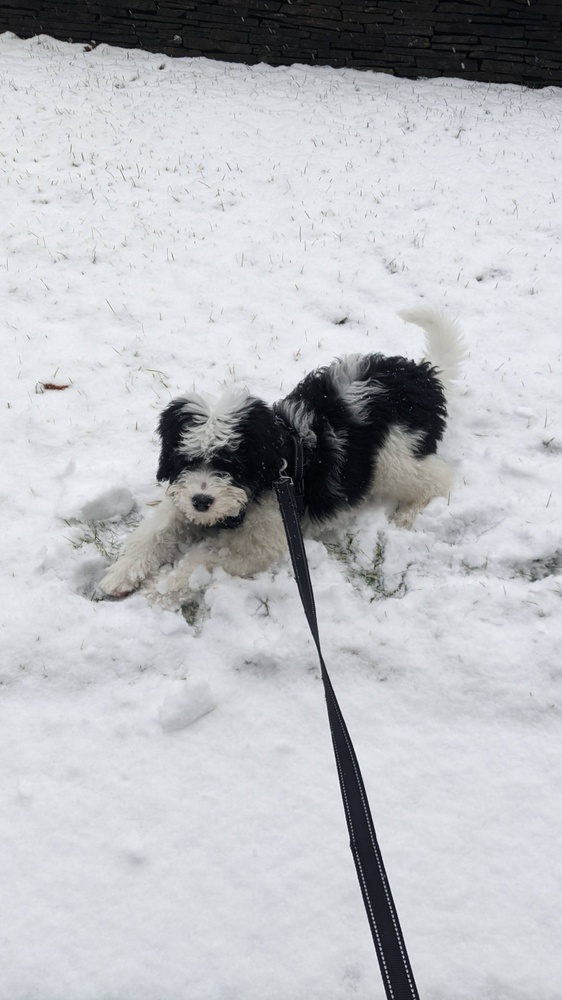
#> input picture imgs/gaya.jpg, 562 x 1000 px, shrunk from 2160 x 3840 before the run
$ python -i watershed.py   (imports and definitions only)
#> lines starting #> are read from the running program, lines starting #| are printed output that depends on the picture; after the words box and inside, x2 and y2 are one past the last pixel; in counts of white or black regions, pixels touching at a corner belong together
#> further down, picture is the input picture: shape (1000, 562, 3); mean B, G, R 192.5, 188.2, 186
import cv2 as cv
from numpy import ones, uint8
# using distance transform with a watershed algorithm to produce segmented images
# Given an image (edited or not) identify objects from background, then identify borders
# this function will be used with the selection tool.


class WatershedSegmenter():

    def __init__(self, im)-> None:
        """
        Initializes watershed segmenter, performs initial calculations to produce
        a sure bg and fg from an image.

        im - cv image of size (n,m,3)
        """

        self.img = im
        self.gray = cv.cvtColor(self.img,cv.COLOR_BGR2GRAY)
        self.ret, self.tresh = cv.threshold(self.gray, 0, 255, cv.THRESH_BINARY_INV+cv.THRESH_OTSU)
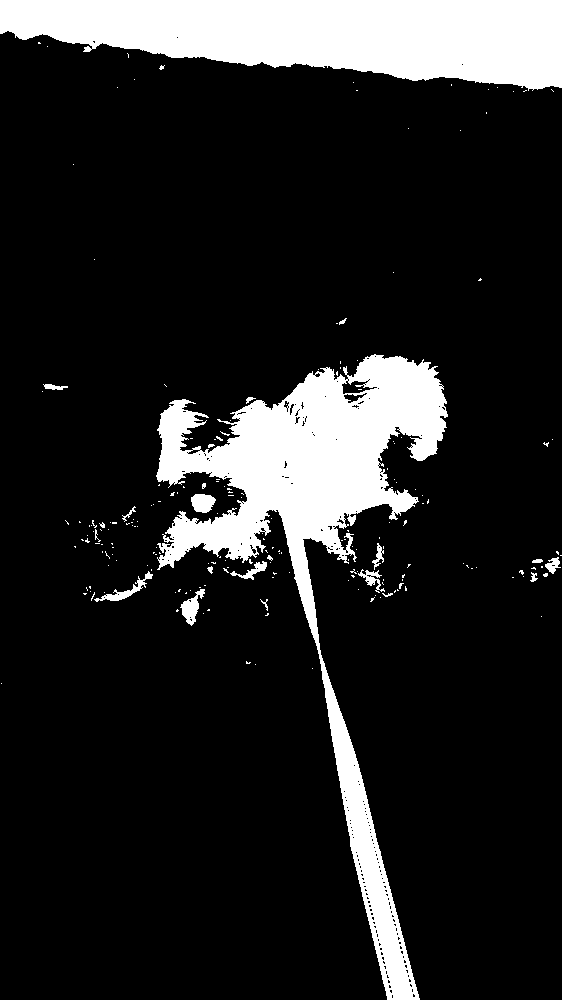
#> self.tresh: shape (1000, 562); 14.5% white; 202 white regions (181 under 20 px), largest, box (x1, y1, x2, y2) and area: (156, 354, 448, 1000) 42710, (0, 0, 562, 91) 35925, (180, 589, 205, 626) 395
#> self.ret = 125

        # noise removal
        self.kernal = ones((3,3),uint8)
        # TODO: test effect of changing iterations
#> (the run stopped early here; a loop or call above may not have finished)
